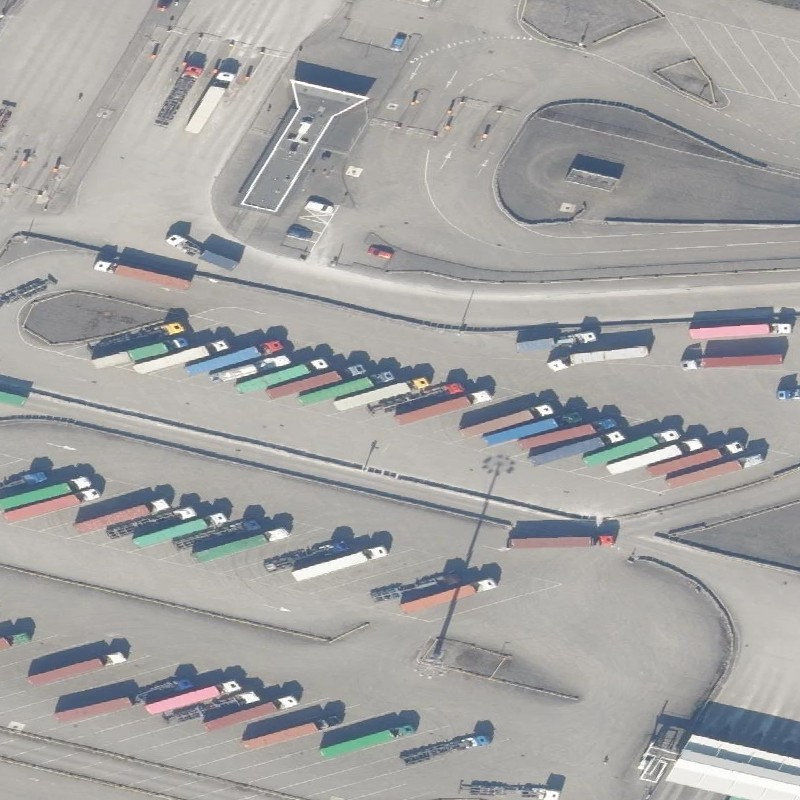
#> input picture maasvlakte_analysis/osm_way_243466903_original.png, 800 x 800 px
$ python -i estimate_maasvlakte_pilot.py   (imports and definitions only)
#> lines starting #> are read from the running program, lines starting #| are printed output that depends on the picture; after the words box and inside, x2 and y2 are one past the last pixel; in counts of white or black regions, pixels touching at a corner belong together
#> further down, picture is the input picture: shape (800, 800, 3); mean B, G, R 162.9, 163.6, 164.2
#!/usr/bin/env python3
"""
Maasvlakte Pilot: Fixed parking space estimation with proper truck classification
"""

import json
import math
import numpy as np
import requests
from io import BytesIO
from PIL import Image
import cv2
from typing import List, Dict, Optional, Tuple
from shapely.geometry import Polygon, Point
from shapely import affinity

# Constants
METERS_PER_DEGREE_LAT = 111320
METERS_PER_DEGREE_LON = 70000

# Vehicle dimensions (meters)
TRUCK_SPACE_WIDTH = 4.0
TRUCK_SPACE_LENGTH = 15.0
VAN_SPACE_WIDTH = 2.5
VAN_SPACE_LENGTH = 5.0

# Maasvlakte bounding box (Rotterdam port area)
MAASVLAKTE_BOUNDS = {
    'min_lat': 51.90,
    'max_lat': 51.98,
    'min_lon': 4.00,
    'max_lon': 4.15
}

# [60 lines left out: functions calculate_polygon_area_m2, fetch_satellite_image, not called in this run]

def detect_parking_orientation(image: np.ndarray) -> Optional[float]:
    """Detect parking orientation using computer vision."""
    try:
        gray = cv2.cvtColor(image, cv2.COLOR_BGR2GRAY)
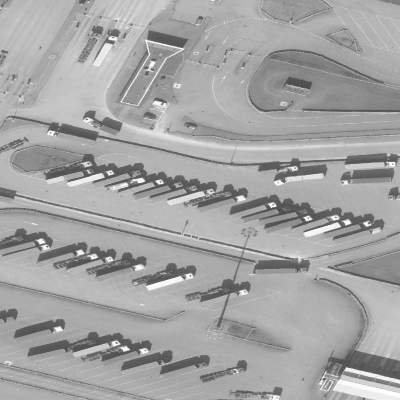
#> gray: shape (800, 800) (shown at 1/2 size); min 63, max 255, mean 163.7
        blurred = cv2.GaussianBlur(gray, (5, 5), 0)
        binary = cv2.adaptiveThreshold(
            blurred, 255, cv2.ADAPTIVE_THRESH_GAUSSIAN_C,
            cv2.THRESH_BINARY_INV, 11, 2
        )
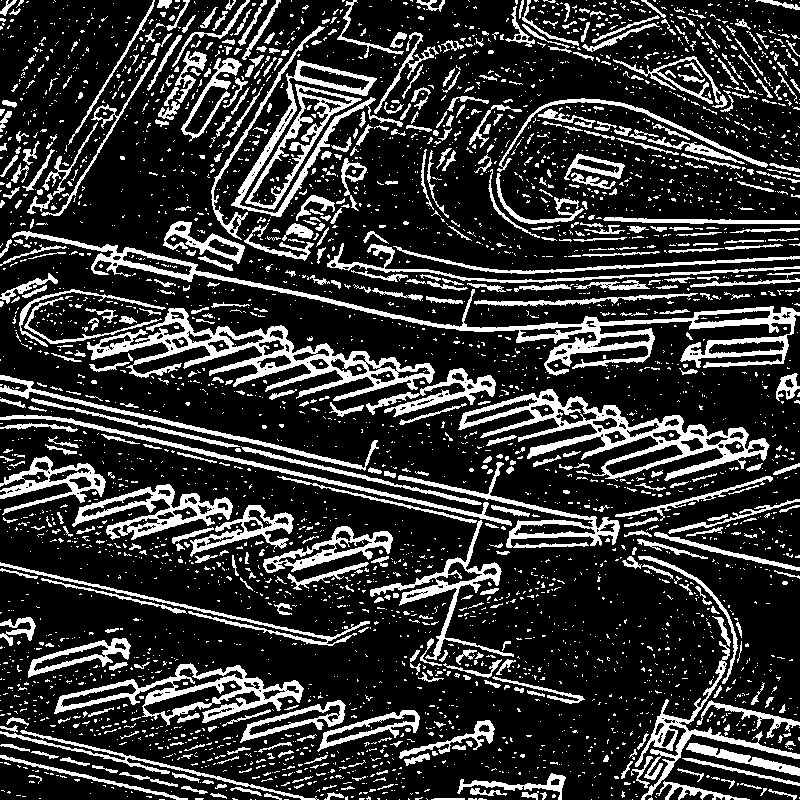
#> binary: shape (800, 800); 21% white; 3881 white regions (3280 under 20 px), largest, box (x1, y1, x2, y2) and area: (12, 231, 800, 376) 8767, (87, 308, 435, 401) 7186, (458, 389, 770, 481) 6706
        edges = cv2.Canny(binary, 50, 150, apertureSize=3)
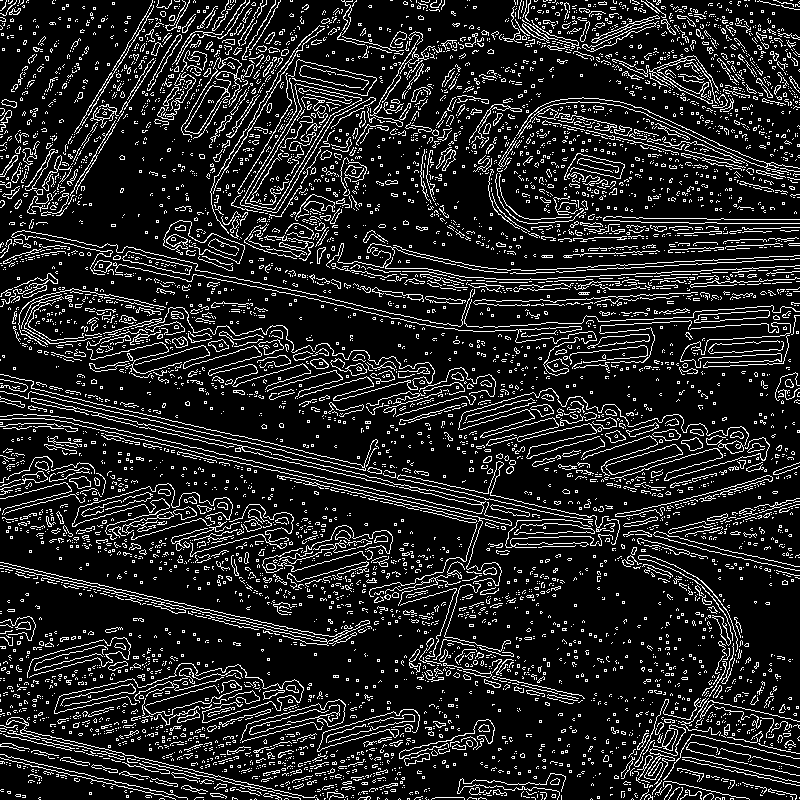
#> edges: shape (800, 800); 13.8% white in thin lines or dots

        lines = cv2.HoughLinesP(
            edges, rho=1, theta=np.pi/180, threshold=50,
            minLineLength=30, maxLineGap=10
        )
#> lines = 1828 rows, first 6: [27, 387, 394, 472], [52, 419, 562, 536], [63, 417, 517, 521], [2, 565, 339, 642], [1, 385, 397, 477], [108, 419, 528, 516]

        if lines is None or len(lines) == 0:
            return None

        angles = []
        for line in lines:
            x1, y1, x2, y2 = line[0]
            angle = math.degrees(math.atan2(y2 - y1, x2 - x1))
            if angle < 0:
                angle += 180
            angles.append(angle)
#> this loop made 1828 passes
#> (x1, y1, x2, y2, angle) on passes 1 to 8: (27, 387, 394, 472, 13.04), (52, 419, 562, 536, 12.92), (63, 417, 517, 521, 12.9), (2, 565, 339, 642, 12.87), (1, 385, 397, 477, 13.08), (108, 419, 528, 516, 13), (3, 391, 364, 474, 12.95), (576, 270, 799, 258, 176.9)
#> after the loop, angles = 1828 values, max 179.4 at index 686, min 0 at index 74, mean 79.35

        hist, bin_edges = np.histogram(angles, bins=36, range=(0, 180))
#> hist = 36 values, max 199 at index 2, min 3 at index 15, mean 50.78; bin_edges = 37 values from 0 to 180
        dominant_bin = np.argmax(hist)
#> dominant_bin = 2
        dominant_angle = (bin_edges[dominant_bin] + bin_edges[dominant_bin + 1]) / 2
#> dominant_angle = 12.5

        # Snap to common angles
        snap_threshold = 10
        common_angles = [0, 45, 90, 135]
        for snap_angle in common_angles:
            if abs(dominant_angle - snap_angle) < snap_threshold:
                dominant_angle = snap_angle
                break
#> after the loop, dominant_angle = 12.5

        return dominant_angle

    except Exception as e:
        return None

# [143 lines left out: functions estimate_spaces_in_polygon, is_facility_in_maasvlakte, classify_facility_vehicle_type, not called in this run]

# [140 lines not run here, left out]

>>> import cv2
>>> picture = cv2.imread('maasvlakte_analysis/osm_way_243466903_original.png')
>>> result = detect_parking_orientation(picture)
#> result = 12.5

$ run again, on maasvlakte_analysis/osm_way_243466909_original.png
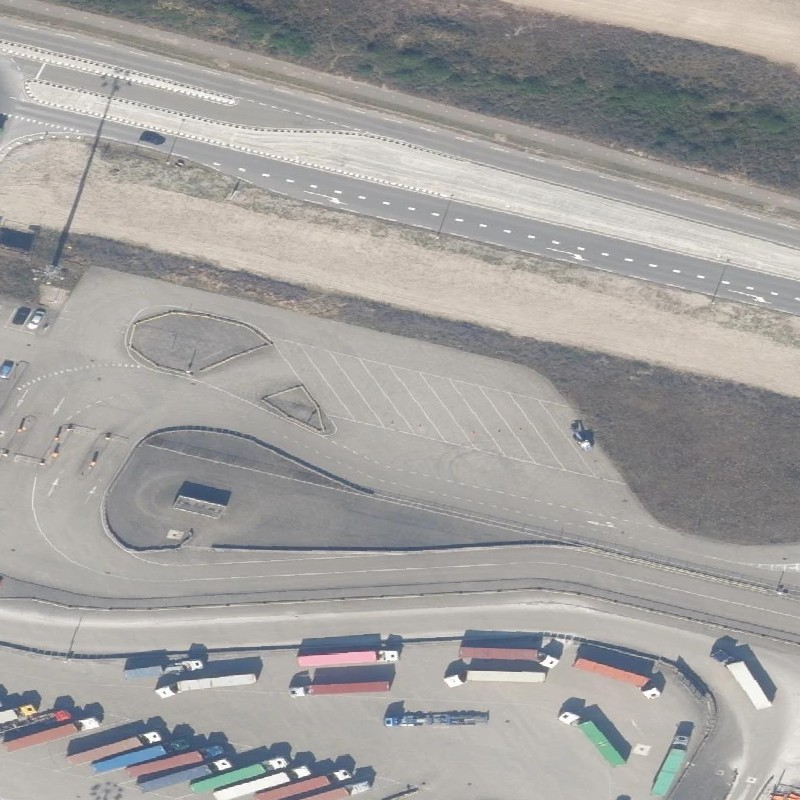
#> input picture maasvlakte_analysis/osm_way_243466909_original.png, 800 x 800 px
#> picture is the input picture: shape (800, 800, 3); mean B, G, R 157.9, 159.9, 161.8
#> in detect_parking_orientation, `binary = cv2.adaptiveThreshold( blurred, 255, cv2.ADAPTIVE_THRESH_GAUS..`:
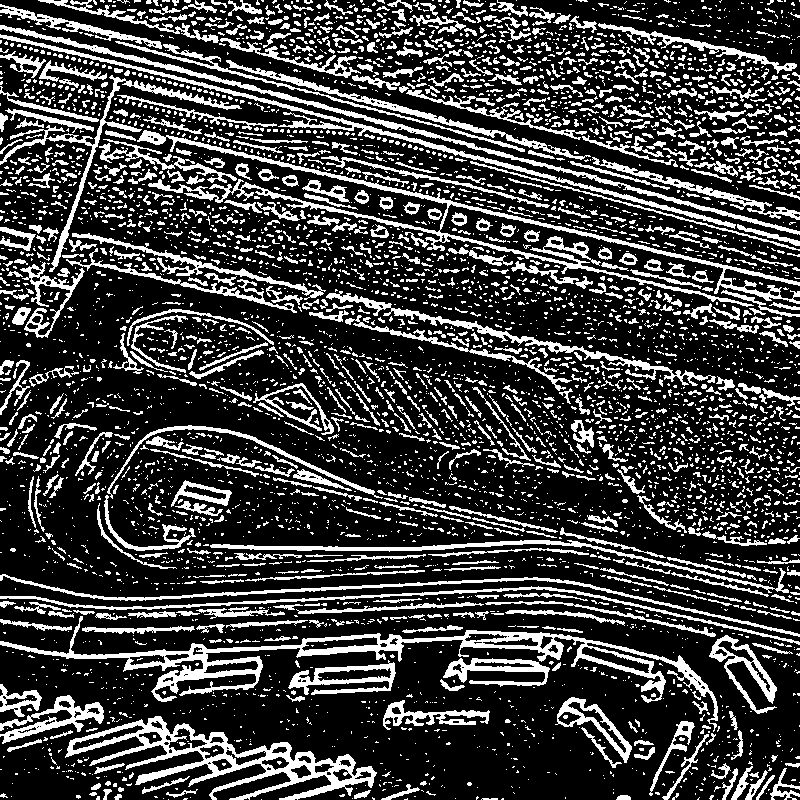
#> binary: shape (800, 800); 24.7% white; 5174 white regions (4134 under 20 px), largest, box (x1, y1, x2, y2) and area: (0, 616, 718, 732) 8472, (137, 130, 800, 307) 6787, (65, 716, 377, 800) 6496
#> in detect_parking_orientation, `edges = cv2.Canny(binary, 50, 150, apertureSize=3)`:
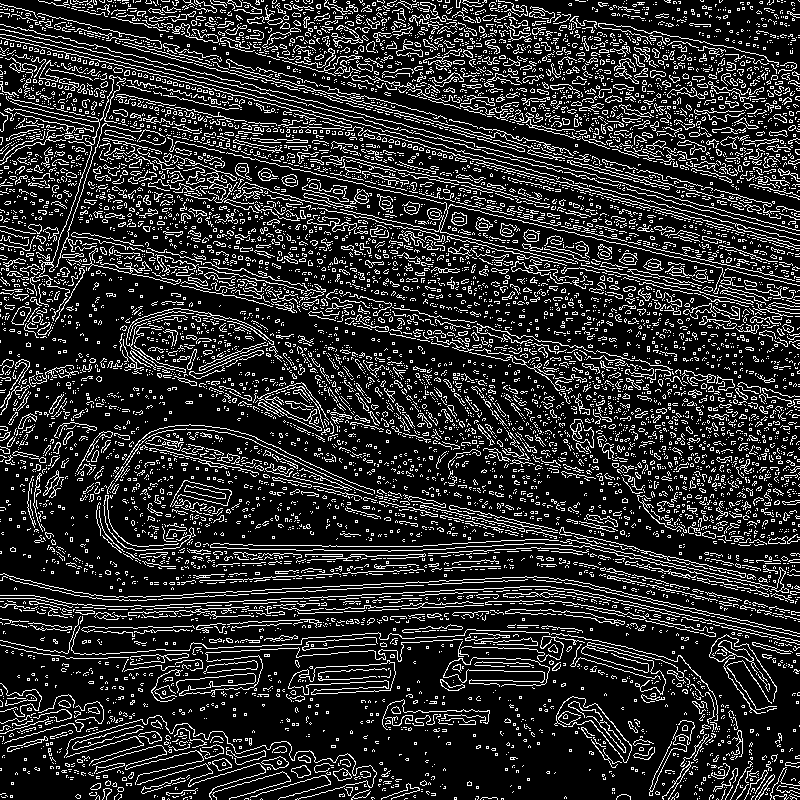
#> edges: shape (800, 800); 17.5% white in thin lines or dots
#> lines = 2475 rows, first 6: [158, 74, 799, 245], [452, 201, 799, 281], [336, 335, 366, 365], [148, 135, 799, 285], [111, 34, 217, 63], [571, 580, 626, 635]
#> the loop in detect_parking_orientation, `for line in lines:` made 2475 passes
#> (x1, y1, x2, y2, angle) on passes 1 to 8: (158, 74, 799, 245, 14.94), (452, 201, 799, 281, 12.98), (336, 335, 366, 365, 45), (148, 135, 799, 285, 12.98), (111, 34, 217, 63, 15.3), (571, 580, 626, 635, 45), (651, 570, 689, 568, 177), (251, 474, 404, 509, 12.89)
#> after the loop in detect_parking_orientation, `for line in lines:`: angles = 2475 values, max 179.3 at index 212, min 0 at index 146, mean 72.03
#> hist = 36 values, max 429 at index 2, min 8 at index 13, mean 68.75; bin_edges = 37 values from 0 to 180
#> dominant_bin = 2
#> in detect_parking_orientation, `dominant_angle = (bin_edges[dominant_bin] + bin_edges[dominant_bin + 1..`: dominant_angle = 12.5

$ run again, on maasvlakte_analysis/osm_way_243466917_original.png
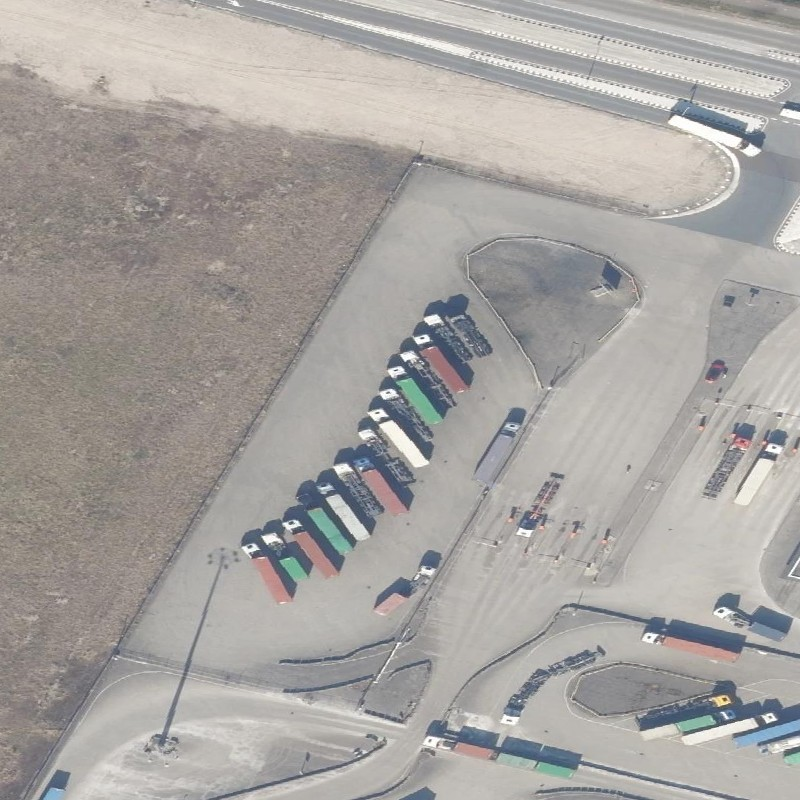
#> input picture maasvlakte_analysis/osm_way_243466917_original.png, 800 x 800 px
#> picture is the input picture: shape (800, 800, 3); mean B, G, R 160.5, 163.6, 167.1
#> in detect_parking_orientation, `binary = cv2.adaptiveThreshold( blurred, 255, cv2.ADAPTIVE_THRESH_GAUS..`:
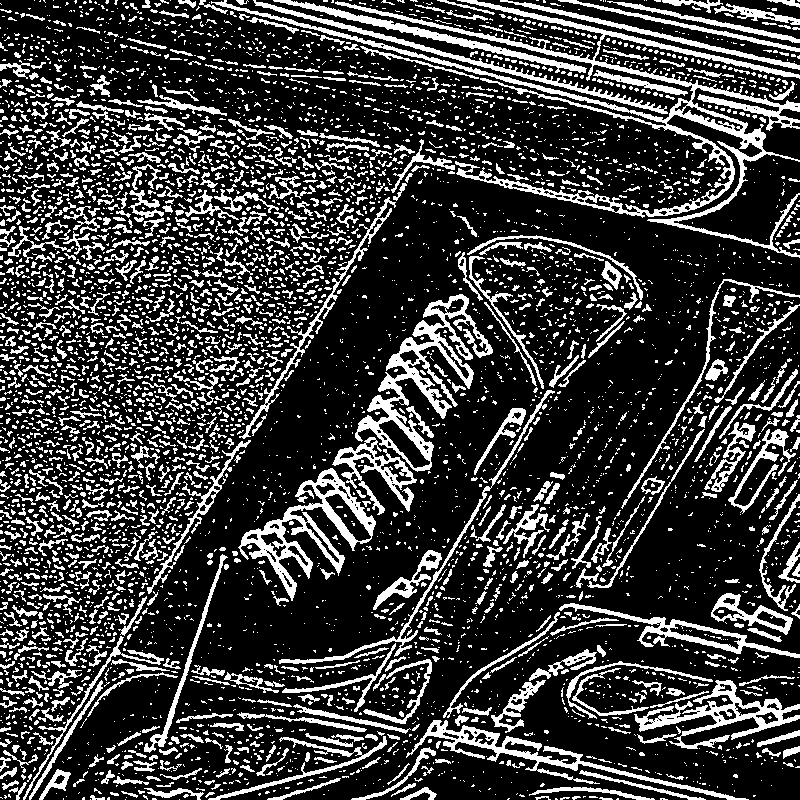
#> binary: shape (800, 800); 23.6% white; 5540 white regions (4310 under 20 px), largest, box (x1, y1, x2, y2) and area: (211, 0, 800, 258) 12537, (355, 294, 493, 472) 5397, (238, 468, 376, 601) 4251
#> in detect_parking_orientation, `edges = cv2.Canny(binary, 50, 150, apertureSize=3)`:
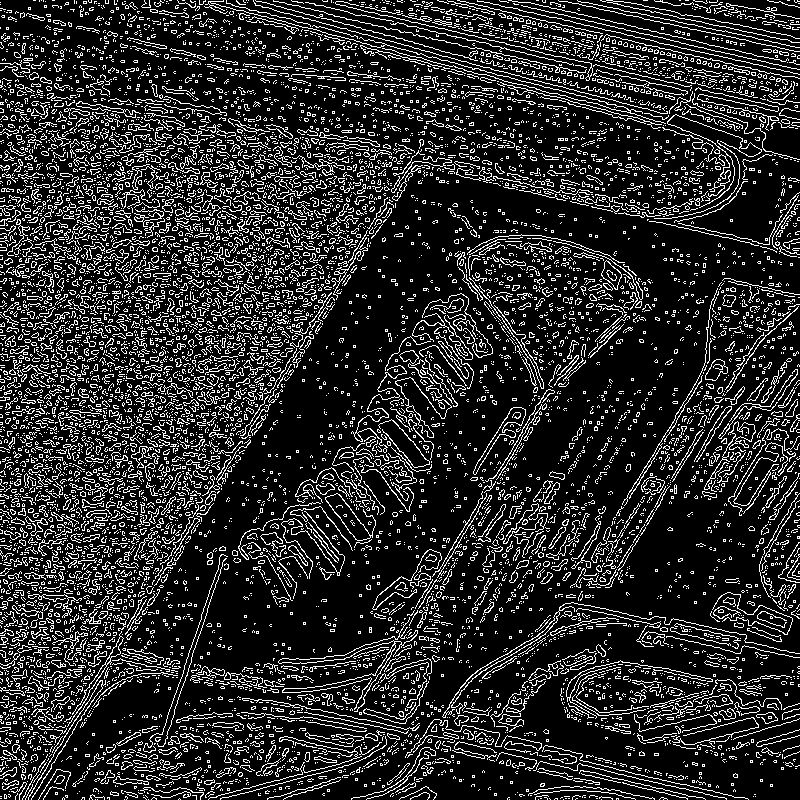
#> edges: shape (800, 800); 16.9% white in thin lines or dots
#> lines = 2742 rows, first 6: [495, 78, 552, 93], [20, 630, 96, 648], [712, 86, 742, 56], [288, 301, 350, 239], [433, 133, 543, 6], [477, 471, 593, 587]
#> the loop in detect_parking_orientation, `for line in lines:` made 2742 passes
#> (x1, y1, x2, y2, angle) on passes 1 to 8: (495, 78, 552, 93, 14.74), (20, 630, 96, 648, 13.32), (712, 86, 742, 56, 135), (288, 301, 350, 239, 135), (433, 133, 543, 6, 130.9), (477, 471, 593, 587, 45), (22, 799, 141, 608, 121.9), (555, 109, 675, 55, 155.8)
#> after the loop in detect_parking_orientation, `for line in lines:`: angles = 2742 values, max 179.1 at index 772, min 0 at index 291, mean 80.46
#> hist = 36 values, max 230 at index 9, min 19 at index 13, mean 76.17; bin_edges = 37 values from 0 to 180
#> dominant_bin = 9
#> dominant_angle = 47.5
#> result = 45
